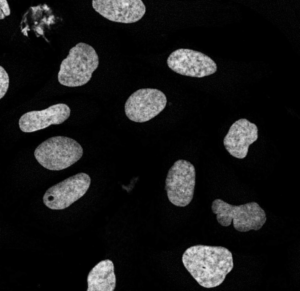
#> input picture example_data/example_2/input_images/ch1.tif, 300 x 291 px; its folder holds only this picture in this run
$ python -i segmentation.py   (imports and definitions only)
#> lines starting #> are read from the running program, lines starting #| are printed output that depends on the picture; after the words box and inside, x2 and y2 are one past the last pixel; in counts of white or black regions, pixels touching at a corner belong together
"""Functions for thresholding and segmenting images."""

import warnings

import matplotlib.pyplot as plt
import numba as nb
import numpy as np
from numba import njit, objmode, prange
from numpy.typing import NDArray
from scipy import ndimage
from skimage import filters
from skimage.feature import peak_local_max
from skimage.morphology import binary_erosion, disk
from skimage.morphology import dilation as sk_dilation
from skimage.segmentation import watershed
from skimage.transform import resize

from scportrait._utils.optional_dependencies import import_optional_dependency
from scportrait.pipeline._utils.constants import DEFAULT_SEGMENTATION_DTYPE
from scportrait.plotting._vis import plot_image_array


# [49 lines left out: function global_otsu, not called in this run]


def _segment_threshold(
    image: NDArray,
    threshold: float,
    speckle_kernel: int = 4,
    debug: bool = False,
) -> NDArray:
    """Segment image using threshold and additional parameters.

    Args:
        image: Input grayscale image
        threshold: Threshold value for creating image_mask
        speckle_kernel: Size of structuring element for speckle removal
        debug: Enable debug visualization

    Returns:
        Binary mask after cleaning
    """
    image_mask = image > threshold

    if debug:
        plot_image_array(image_mask, cmap="Greys_r")

    image_mask_clean = binary_erosion(image_mask, footprint=disk(speckle_kernel))
    image_mask_clean = sk_dilation(image_mask_clean, footprint=disk(speckle_kernel - 1))

    return image_mask_clean


def _generate_labels_from_mask(
    image_mask: NDArray, dilation: int = 4, min_distance: int = 10, peak_footprint: int = 7, debug: bool = False
) -> NDArray:
    """Generate labels from binary mask using distance transform and watershed.

    Args:
        image_mask: Binary mask to generate labels from
        dilation: Size of dilation structuring element
        min_distance: Minimum distance between peaks
        peak_footprint: Size of peak finding structuring element
        debug: Enable debug visualization

    Returns:
        Label array where each segment has unique label
    """
    skfmm = import_optional_dependency(
        "skfmm",
        package_name="scikit-fmm",
        feature="the fast-marching segmentation utilities and workflows",
        install_hint="pip install 'scportrait[segmentation]'",
    )
    distance = ndimage.distance_transform_edt(image_mask)
    peak_idx = peak_local_max(distance, min_distance=min_distance, footprint=disk(peak_footprint))
    local_maxi = np.zeros_like(image_mask, dtype=bool)
    local_maxi[tuple(peak_idx.T)] = True

    if debug:
        plt.figure(frameon=False, figsize=(10, 10))
        plt.imshow(image_mask, cmap="Greys_r")
        plt.title("Generated Mask")
        plt.axis("off")
        plt.scatter(peak_idx[:, 1], peak_idx[:, 0], s=2, color="red")
        plt.show()

    dilated_mask = sk_dilation(image_mask, footprint=disk(dilation))

    fmm_marker = np.ones_like(dilated_mask)
    for center in peak_idx:
        fmm_marker[center[0], center[1]] = 0

    m = np.ma.masked_array(fmm_marker, np.logical_not(dilated_mask))
    distance_2 = skfmm.distance(m)

    if debug:
        plt.figure(frameon=False, figsize=(10, 10))
        plt.title("Distance Transform")
        plt.imshow(distance_2, cmap="viridis")
        plt.scatter(peak_idx[:, 1], peak_idx[:, 0], s=2, color="red")
        plt.axis("off")
        plt.show()

    marker = np.zeros_like(image_mask).astype(DEFAULT_SEGMENTATION_DTYPE)
    for i, center in enumerate(peak_idx):
        marker[center[0], center[1]] = i + 1

    labels = watershed(distance_2, marker, mask=dilated_mask)
    return labels.astype(DEFAULT_SEGMENTATION_DTYPE)


# [40 lines left out: function segment_global_threshold, not called in this run]


def segment_local_threshold(
    image: NDArray,
    dilation: int = 4,
    thr: float = 0.01,
    median_block: int = 51,
    min_distance: int = 10,
    peak_footprint: int = 7,
    speckle_kernel: int = 4,
    median_step: int = 1,
    debug: bool = False,
) -> NDArray:
    """Segment image using local threshold method.

    Args:
        image: Input grayscale image
        dilation: Size of dilation structuring element
        thr: Value added to block median for threshold
        median_block: Size of local threshold block
        min_distance: Minimum distance between peaks
        peak_footprint: Size of peak finding structuring element
        speckle_kernel: Size of speckle removal structuring element
        median_step: Step size for downsampling
        debug: Enable debug visualization

    Returns:
        Label array where each segment has unique label

    Raises:
        ValueError: If speckle_kernel < 1
    """
    if speckle_kernel < 1:
        raise ValueError("speckle_kernel needs to be at least 1")

    # Downsample the input image
    downsampled_image = image[::median_step, ::median_step]

    # Calculate local threshold
    local_threshold = filters.threshold_local(downsampled_image, block_size=median_block, method="median", offset=-thr)

    # Resize the local threshold image
    local_threshold = resize(local_threshold, image.shape)

    # Segment using local threshold
    mask = _segment_threshold(
        image,
        local_threshold,
        speckle_kernel=speckle_kernel,
        debug=debug,
    )

    labels = _generate_labels_from_mask(
        mask, dilation=dilation, min_distance=min_distance, peak_footprint=peak_footprint, debug=debug
    )

    return labels


# [499 lines left out: functions _numba_subtract, _return_edge_labels_2d, _return_edge_labels, remove_edge_labels, shift_labels, _remove_classes and 9 more, not called in this run]

>>> import cv2
>>> picture = cv2.imread('../../../../example_data/example_2/input_images/ch1.tif', cv2.IMREAD_GRAYSCALE)
#> picture is the input picture: shape (291, 300); min 0, max 239, mean 24.4
>>> result = segment_local_threshold(picture)
#> in segment_local_threshold, `local_threshold = filters.threshold_local(downsampled_image, block_siz..`:
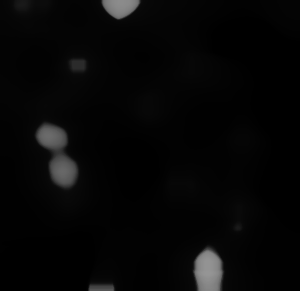
#> local_threshold: shape (291, 300) float64; min 0.01, max 149, mean 6.3
#> in _segment_threshold, `image_mask = image > threshold`:
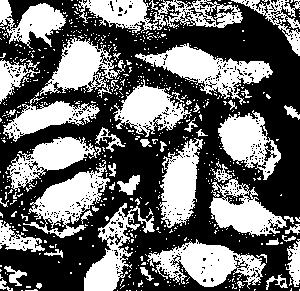
#> image_mask: shape (291, 300) bool; 41.9% white; 654 white regions (602 under 20 px), largest, box (x1, y1, x2, y2) and area: (135, 43, 273, 105) 3016, (147, 239, 266, 289) 2938, (78, 0, 243, 33) 2722
#> in _segment_threshold, `image_mask_clean = binary_erosion(image_mask, footprint=disk(speckle_k..`:
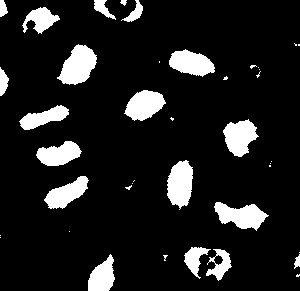
#> image_mask_clean: shape (291, 300) bool; 12% white; 40 white regions (21 under 20 px), largest, box (x1, y1, x2, y2) and area: (57, 44, 97, 85) 1023, (167, 160, 193, 210) 949, (214, 202, 269, 231) 919
#> in _segment_threshold, `image_mask_clean = sk_dilation(image_mask_clean, footprint=disk(speckl..`:
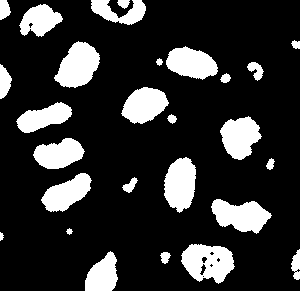
#> image_mask_clean: shape (291, 300) bool; 18.8% white; 27 white regions, largest, box (x1, y1, x2, y2) and area: (181, 244, 235, 284) 1471, (54, 41, 100, 88) 1404, (211, 199, 272, 234) 1346
#> (the run stopped early here; a loop or call above may not have finished)

$ run again, on example_data/example_2/input_images/ch2.tif
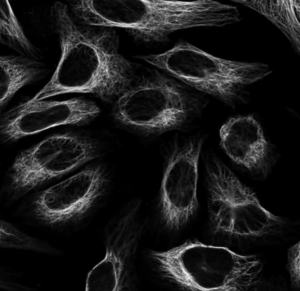
#> input picture example_data/example_2/input_images/ch2.tif, 300 x 291 px
#> picture is the input picture: shape (291, 300); min 0, max 235, mean 25.9
#> in _segment_threshold, `image_mask = image > threshold`:
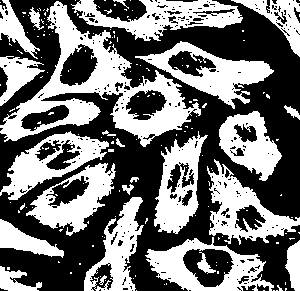
#> image_mask: shape (291, 300) bool; 45% white; 167 white regions (142 under 20 px), largest, box (x1, y1, x2, y2) and area: (0, 1, 201, 147) 8079, (71, 0, 243, 41) 3176, (135, 41, 274, 109) 3130
#> in _segment_threshold, `image_mask_clean = sk_dilation(image_mask_clean, footprint=disk(speckl..`:
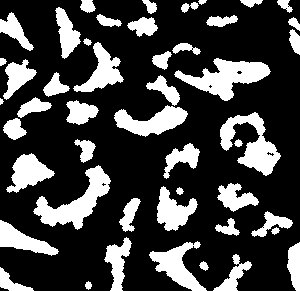
#> image_mask_clean: shape (291, 300) bool; 25.8% white; 48 white regions (1 under 20 px), largest, box (x1, y1, x2, y2) and area: (174, 58, 271, 101) 1857, (33, 165, 111, 230) 1814, (220, 112, 281, 176) 1661

$ run again, on example_data/example_2/input_images/ch3.tif
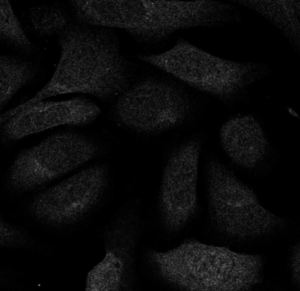
#> input picture example_data/example_2/input_images/ch3.tif, 300 x 291 px
#> picture is the input picture: shape (291, 300); min 0, max 99, mean 10.5
#> in _segment_threshold, `image_mask = image > threshold`:
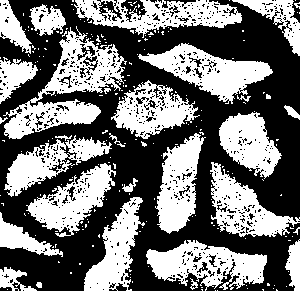
#> image_mask: shape (291, 300) bool; 45% white; 225 white regions (196 under 20 px), largest, box (x1, y1, x2, y2) and area: (3, 26, 127, 139) 4683, (146, 240, 267, 291) 3370, (138, 43, 273, 104) 3337
#> in _segment_threshold, `image_mask_clean = sk_dilation(image_mask_clean, footprint=disk(speckl..`:
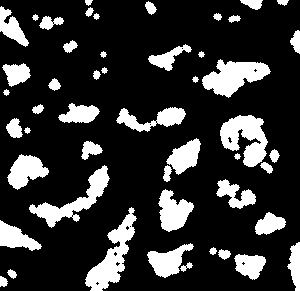
#> image_mask_clean: shape (291, 300) bool; 19.7% white; 50 white regions, largest, box (x1, y1, x2, y2) and area: (85, 207, 137, 291) 1577, (220, 115, 268, 167) 1482, (202, 59, 271, 98) 1467
